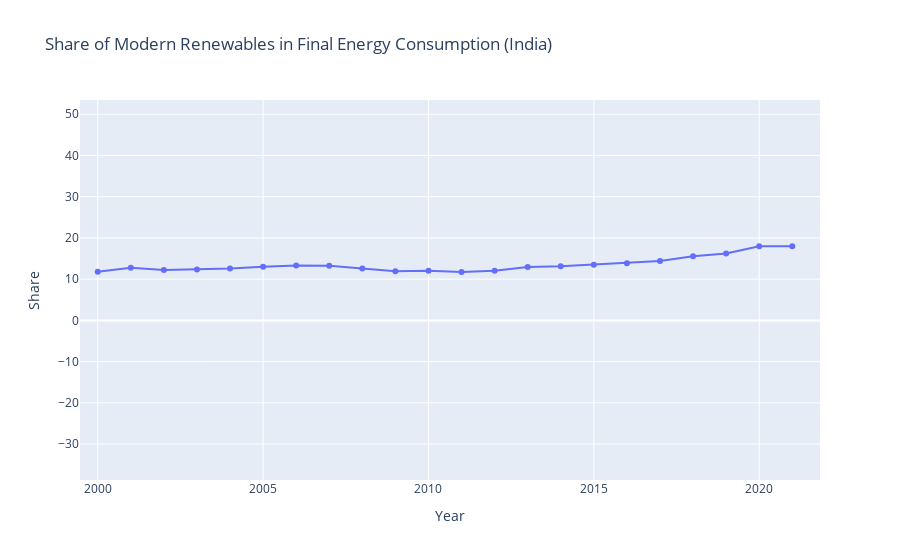

Notebook source saved alongside this figure:
### Code cell
# Install Plotly if not installed
# !pip install plotly pandas

import pandas as pd
import plotly.express as px

# Load dataset
df = pd.read_csv(r"C:\Users\hp\Downloads\International Energy Agency - Share of modern renewables in final energy consumption (SDG 7.2), India.csv")  # replace with your filename

# Check the data
print(df.head())

# Create line chart
fig = px.line(df, x='Year', y='Share', 
              title='Share of Modern Renewables in Final Energy Consumption (India)',
              markers=True)  # markers at each data point

# Show chart
fig.show()

### Figure 1 — Plotly figure (JSON) as saved in the notebook; plotly's stock layout.template omitted (floating-point values rounded to 4 significant figures)
{"data": [{"hovertemplate": "Year=%{x}<br>Share=%{y}<extra></extra>", "legendgroup": "", "line": {"color": "#636efa", "dash": "solid"}, "marker": {"symbol": "circle"}, "mode": "lines+markers", "name": "", "orientation": "v", "showlegend": false, "type": "scatter", "x": [2000, 2001, 2002, 2003, 2004, 2005, 2006, 2007, 2008, 2009, 2010, 2011, 2012, 2013, 2014, 2015, 2016, 2017, 2018, 2019, 2020, 2021], "xaxis": "x", "y": [11.78, 12.78, 12.21, 12.37, 12.59, 13.02, 13.34, 13.25, 12.6, 11.93, 12.03, 11.71, 12.04, 12.97, 13.13, 13.5, 13.87, 14.42, 15.58, 16.24, 17.98, 17.97], "yaxis": "y"}], "layout": {"autosize": true, "dragmode": "zoom", "legend": {"tracegroupgap": 0}, "title": {"text": "Share of Modern Renewables in Final Energy Consumption (India)"}, "xaxis": {"anchor": "y", "autorange": false, "domain": [0, 1], "range": [1999.0, 2022.0], "title": {"text": "Year"}, "type": "linear"}, "yaxis": {"anchor": "x", "autorange": false, "domain": [0, 1], "range": [-38.72, 53.46], "title": {"text": "Share"}, "type": "linear"}}}
